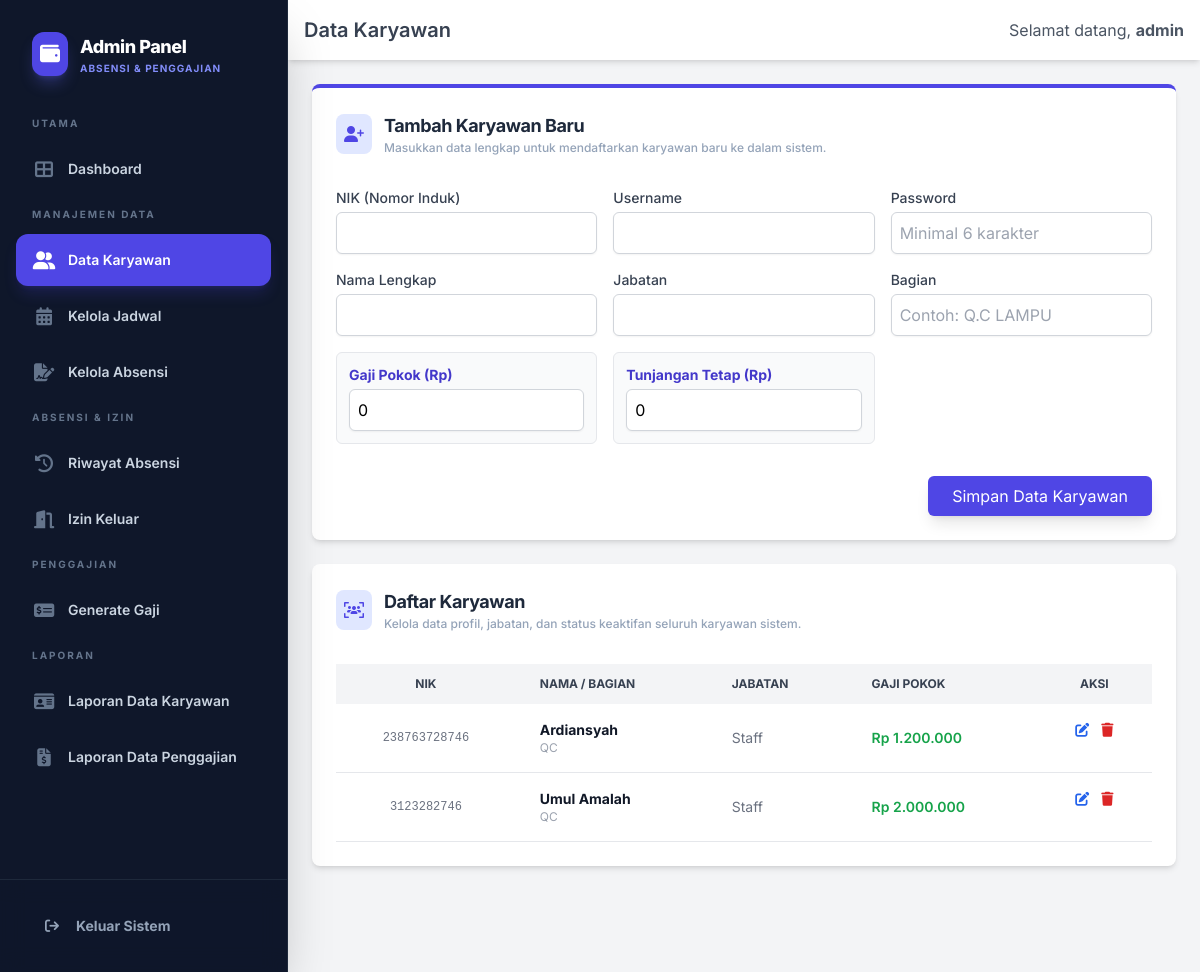
Page /admin/karyawan.php (signed in) on the committed database.
### tables this page shows
CREATE TABLE `karyawan` (
  `id` int(11) NOT NULL,
  `nik` varchar(20) NOT NULL,
  `nama` varchar(100) NOT NULL,
  `username` varchar(20) NOT NULL,
  `password` varchar(255) NOT NULL,
  `jabatan` varchar(50) DEFAULT NULL,
  `bagian` varchar(50) DEFAULT NULL,
  `gaji_pokok` decimal(15,2) DEFAULT 0.00,
  `tunjangan_tetap` decimal(15,2) DEFAULT 0.00
);

### admin/karyawan.php (the view, shortened to what this page needs)
<?php
include 'header.php';
$edit_data = null;
$query = "SELECT * FROM karyawan ORDER BY nama ASC";
$result = mysqli_query($koneksi, $query);
?>
<div class="bg-white p-6 rounded-lg shadow-md mb-6 border-t-4 border-indigo-600">
    <div class="flex items-center gap-3 mb-8">
        <div class="bg-indigo-100 p-2 rounded-lg text-indigo-600">
            <i class="fas <?php echo $edit_data ? 'fa-user-edit' : 'fa-user-plus'; ?>"></i>
        </div>
        <div>
            <h2 class="text-lg font-bold text-slate-800 tracking-tight">
                <?php echo $edit_data ? 'Edit Data Karyawan' : 'Tambah Karyawan Baru'; ?>
            </h2>
            <p class="text-xs text-slate-400 font-medium">
                <?php echo $edit_data ? 'Perbarui informasi profil dan detail kepegawaian karyawan.' : 'Masukkan data lengkap untuk mendaftarkan karyawan baru ke dalam sistem.'; ?>
            </p>
        </div>
    </div>
    <form method="POST" action="karyawan.php" class="space-y-4">
        <div class="grid grid-cols-1 md:grid-cols-3 gap-4">
            <div>
                <label class="block text-sm font-medium text-gray-700">NIK (Nomor Induk)</label>
                <input type="text" name="nik" value="<?php echo $edit_data['nik'] ?? ''; ?>" required
                    class="mt-1 p-2 block w-full rounded-md border border-gray-300 shadow-sm focus:ring-indigo-500 focus:border-indigo-500">
            </div>
            <div>
                <label class="block text-sm font-medium text-gray-700">Username</label>
                <input type="text" name="username" value="<?php echo $edit_data['username'] ?? ''; ?>" required
                    class="mt-1 p-2 block w-full rounded-md border border-gray-300 shadow-sm focus:ring-indigo-500 focus:border-indigo-500">
            </div>
            <div>
                <label class="block text-sm font-medium text-gray-700">Password</label>
                <input type="password" name="password"
                    class="mt-1 p-2 block w-full rounded-md border border-gray-300 shadow-sm focus:ring-indigo-500 focus:border-indigo-500"
                    placeholder="<?php echo $edit_data ? 'Kosongkan jika tidak diubah' : 'Minimal 6 karakter'; ?>">
            </div>
            <div>
                <label class="block text-sm font-medium text-gray-700">Nama Lengkap</label>
                <input type="text" name="nama" value="<?php echo $edit_data['nama'] ?? ''; ?>" required
                    class="mt-1 p-2 block w-full rounded-md border border-gray-300 shadow-sm focus:ring-indigo-500 focus:border-indigo-500">
            </div>
            <div>
                <label class="block text-sm font-medium text-gray-700">Jabatan</label>
                <input type="text" name="jabatan" value="<?php echo $edit_data['jabatan'] ?? ''; ?>"
                    class="mt-1 p-2 block w-full rounded-md border border-gray-300 shadow-sm focus:ring-indigo-500 focus:border-indigo-500">
            </div>
            <div>
                <label class="block text-sm font-medium text-gray-700">Bagian</label>
                <input type="text" name="bagian" value="<?php echo $edit_data['bagian'] ?? ''; ?>"
                    placeholder="Contoh: Q.C LAMPU"
                    class="mt-1 p-2 block w-full rounded-md border border-gray-300 shadow-sm focus:ring-indigo-500 focus:border-indigo-500">
            </div>
            <div class="bg-gray-50 p-3 rounded-md border border-gray-200">
                <label class="block text-sm font-bold text-indigo-700">Gaji Pokok (Rp)</label>
                <input type="number" name="gaji_pokok" value="<?php echo $edit_data['gaji_pokok'] ?? '0'; ?>"
                    class="mt-1 p-2 block w-full rounded-md border border-gray-300 shadow-sm focus:ring-indigo-500 focus:border-indigo-500">
            </div>
            <div class="bg-gray-50 p-3 rounded-md border border-gray-200">
                <label class="block text-sm font-bold text-indigo-700">Tunjangan Tetap (Rp)</label>
                <input type="number" name="tunjangan_tetap" value="<?php echo $edit_data['tunjangan_tetap'] ?? '0'; ?>"
                    class="mt-1 p-2 block w-full rounded-md border border-gray-300 shadow-sm focus:ring-indigo-500 focus:border-indigo-500">
            </div>
        </div>
        <div class="flex justify-end pt-4">
            <button type="submit" name="simpan"
                class="bg-indigo-600 text-white py-2 px-6 rounded-md hover:bg-indigo-700 shadow-lg transition">Simpan
                Data Karyawan</button>
        </div>
    </form>
</div>
<div class="bg-white p-6 rounded-lg shadow-md">
    <div class="flex items-center gap-3 mb-8">
        <div class="bg-indigo-100 p-2 rounded-lg text-indigo-600">
            <i class="fas fa-users-viewfinder"></i>
        </div>
        <div>
            <h2 class="text-lg font-bold text-slate-800 tracking-tight">Daftar Karyawan</h2>
            <p class="text-xs text-slate-400 font-medium">Kelola data profil, jabatan, dan status keaktifan seluruh
                karyawan sistem.</p>
        </div>
    </div>
    <div class="overflow-x-auto">
        <table class="w-full text-sm text-left text-gray-500" id="daftarKaryawanTable">
            <thead class="text-xs text-gray-700 uppercase bg-gray-100">
                <tr>
                    <th class="py-3 px-6 text-center">NIK</th>
                    <th class="py-3 px-6">Nama / Bagian</th>
                    <th class="py-3 px-6">Jabatan</th>
                    <th class="py-3 px-6">Gaji Pokok</th>
                    <th class="py-3 px-6 text-center">Aksi</th>
                </tr>
            </thead>
            <tbody>
                <?php while ($row = mysqli_fetch_assoc($result)) { ?>
                    <tr class="bg-white border-b hover:bg-gray-50 transition">
                        <td class="py-4 px-6 font-mono text-xs text-center"><?php echo htmlspecialchars($row['nik']); ?>
                        </td>
                        <td class="py-4 px-6">
                            <div class="font-bold text-gray-900"><?php echo htmlspecialchars($row['nama']); ?></div>
                            <div class="text-xs text-gray-400"><?php echo htmlspecialchars($row['bagian'] ?? '-'); ?></div>
                        </td>
                        <td class="py-4 px-6"><?php echo htmlspecialchars($row['jabatan']); ?></td>
                        <td class="py-4 px-6 font-semibold text-green-600">
                            Rp <?php echo number_format($row['gaji_pokok'], 0, ',', '.'); ?>
                        </td>
                        <td class="py-4 px-6 flex justify-center space-x-3">
                            <a href="karyawan.php?edit=<?php echo $row['id']; ?>"
                                class="text-blue-600 hover:text-blue-900"><i class="fas fa-edit"></i></a>
                            <a href="karyawan.php?hapus=<?php echo $row['id']; ?>"
                                onclick="return confirm('Hapus karyawan ini? Seluruh data absen & jadwal juga akan terhapus!')"
                                class="text-red-600 hover:text-red-900"><i class="fas fa-trash"></i></a>
                        </td>
                    </tr>
                <?php } ?>
            </tbody>
        </table>
    </div>
</div>
<?php include 'footer.php'; ?>

### admin/header.php (style rules this page uses)
body { font-family: 'Inter', sans-serif; }

### rows in the picture
karyawan: nik "238763728746", nama "Ardiansyah", bagian "QC", jabatan "Staff", gaji_pokok "1.200.000"
karyawan: nik "3123282746", nama "Umul Amalah", bagian "QC", jabatan "Staff", gaji_pokok "2.000.000"

### other values in the picture
$page_title "Data Karyawan"
$admin_username "admin"
